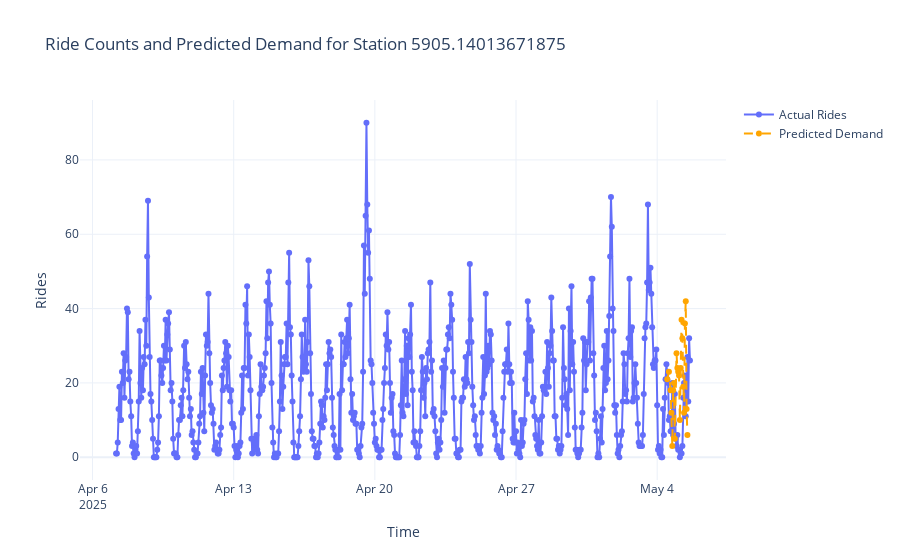

Notebook cell for this chart:
### Code cell
import plotly.graph_objects as go

fig = go.Figure()
# Base plot
fig.add_trace(go.Scatter(
    x=location_features["start_hour"],
    y=location_features["rides"],
    mode="lines+markers",
    name="Actual Rides"
))

fig.add_trace(go.Scatter(
    x=location_preds["start_hour"],
    y=location_preds["predicted_demand"],
    mode="lines+markers",
    name="Predicted Demand",
    line=dict(dash='dash', color="orange")
))

fig.update_layout(
    title=f"Ride Counts and Predicted Demand for Station {location_features['start_station_id'].iloc[0]}",
    xaxis_title="Time",
    yaxis_title="Rides",
    template="plotly_white"
)

fig.show()

### Figure 1 — Plotly figure (JSON) as saved in the notebook; plotly's stock layout.template omitted (floating-point values rounded to 4 significant figures; data arrays with more than 128 entries replaced by an {"elided": "..."} marker saying what was removed)
{"data": [{"mode": "lines+markers", "name": "Actual Rides", "type": "scatter", "x": {"elided": "684 str values"}, "y": {"elided": "684 int values"}}, {"line": {"color": "orange", "dash": "dash"}, "mode": "lines+markers", "name": "Predicted Demand", "type": "scatter", "x": ["2025-05-04T12:00:00.000000", "2025-05-04T14:00:00.000000", "2025-05-04T16:00:00.000000", "2025-05-04T17:00:00.000000", "2025-05-04T18:00:00.000000", "2025-05-04T19:00:00.000000", "2025-05-04T20:00:00.000000", "2025-05-04T21:00:00.000000", "2025-05-04T23:00:00.000000", "2025-05-05T00:00:00.000000", "2025-05-05T01:00:00.000000", "2025-05-05T02:00:00.000000", "2025-05-05T03:00:00.000000", "2025-05-05T04:00:00.000000", "2025-05-05T05:00:00.000000", "2025-05-05T06:00:00.000000", "2025-05-05T07:00:00.000000", "2025-05-05T08:00:00.000000", "2025-05-05T09:00:00.000000", "2025-05-05T10:00:00.000000", "2025-05-05T11:00:00.000000", "2025-05-05T12:00:00.000000"], "y": [21.0, 23.0, 18.0, 12.0, 3.0, 18.0, 20.0, 5.0, 28.0, 24.0, 23.0, 22.0, 10.0, 24.0, 37.0, 32.0, 19.0, 12.0, 36.0, 42.0, 13.0, 6.0]}], "layout": {"title": {"text": "Ride Counts and Predicted Demand for Station 5905.14013671875"}, "xaxis": {"title": {"text": "Time"}}, "yaxis": {"title": {"text": "Rides"}}}}
